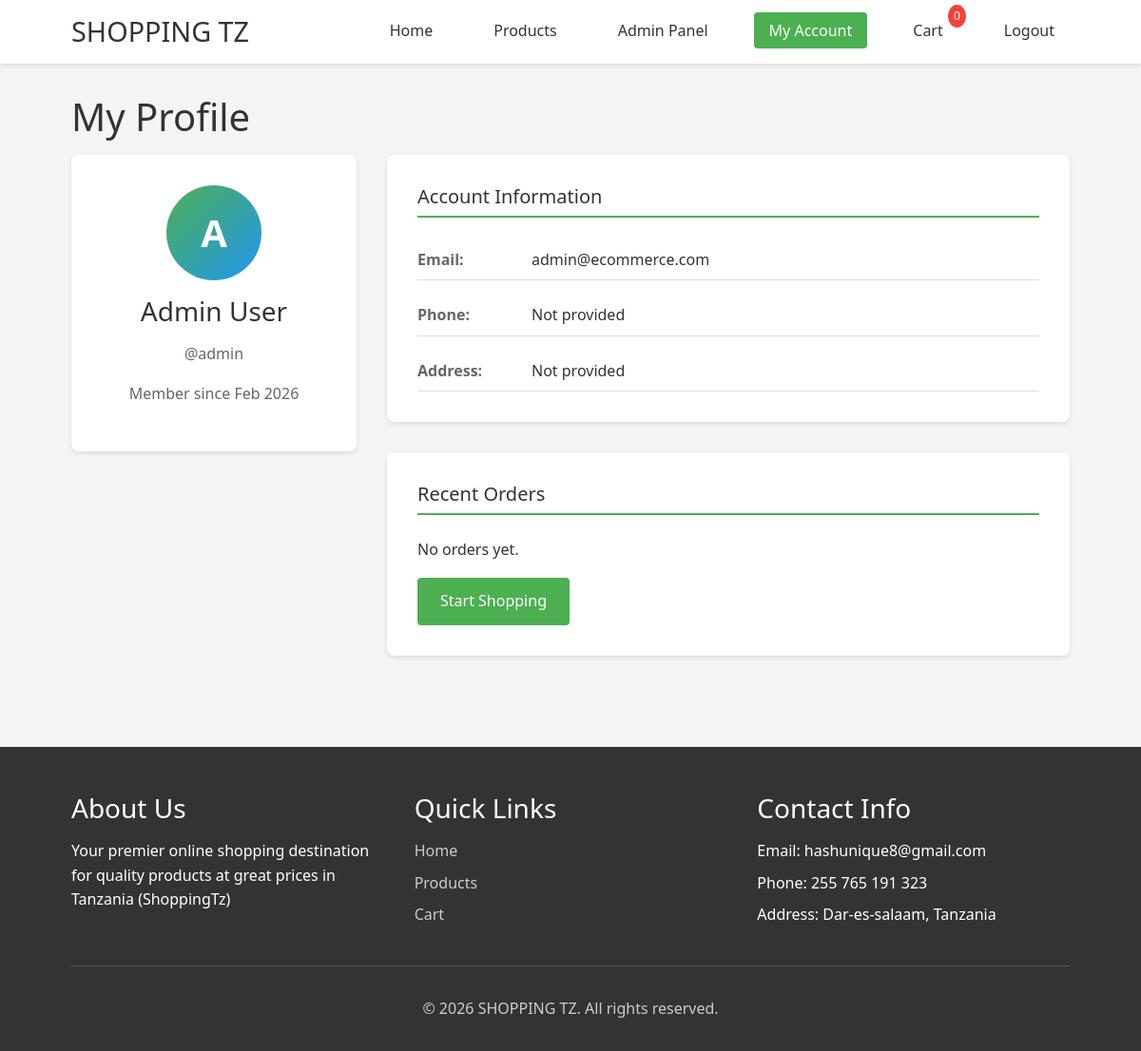
The app's page /profile.php (signed in) with its own data.
### tables this page shows
CREATE TABLE users (
    user_id INT PRIMARY KEY AUTO_INCREMENT,
    username VARCHAR(50) UNIQUE NOT NULL,
    email VARCHAR(100) UNIQUE NOT NULL,
    password VARCHAR(255) NOT NULL,
    full_name VARCHAR(100) NOT NULL,
    address TEXT,
    phone VARCHAR(20),
    role ENUM('admin', 'customer') DEFAULT 'customer',
    created_at TIMESTAMP DEFAULT CURRENT_TIMESTAMP,
    updated_at TIMESTAMP DEFAULT CURRENT_TIMESTAMP ON UPDATE CURRENT_TIMESTAMP
);

### includes/auth.php (called while the page is built, shortened)
<?php
class Auth {
    private $db;
    public function __construct() {
        $this->db = Database::getInstance();
    }
    public function getUserById($user_id) {
        $conn = $this->db->getConnection();
        $stmt = $conn->prepare("SELECT user_id, username, email, full_name, phone, address, role, created_at FROM users WHERE user_id = ?");
        $stmt->bind_param("i", $user_id);
        $stmt->execute();
        $result = $stmt->get_result();
        return $result->fetch_assoc();
    }
}
?>

### profile.php (the view, shortened to what this page needs)
<?php
require_once 'includes/auth.php';
$auth = new Auth();
$db = Database::getInstance();
$conn = $db->getConnection();
$user = $auth->getUserById($_SESSION['user_id']);
$stmt = $conn->prepare("
    SELECT * FROM orders
    WHERE user_id = ?
    ORDER BY order_date DESC
    LIMIT 10
");
$stmt->bind_param("i", $_SESSION['user_id']);
$stmt->execute();
$orders = $stmt->get_result()->fetch_all(MYSQLI_ASSOC);
?>
<?php include 'includes/header.php'; ?>
<div class="container">
    <div class="profile-container">
        <h1>My Profile</h1>
        <div class="profile-grid">
            <div class="profile-sidebar">
                <div class="profile-card">
                    <div class="profile-avatar">
                        <span><?php echo strtoupper(substr($user['full_name'], 0, 1)); ?></span>
                    </div>
                    <h3><?php echo htmlspecialchars($user['full_name']); ?></h3>
                    <p class="text-muted">@<?php echo htmlspecialchars($user['username']); ?></p>
                    <p class="text-muted">Member since <?php echo date('M Y', strtotime($user['created_at'])); ?></p>
                </div>
            </div>
            <div class="profile-main">
                <div class="profile-section">
                    <h2>Account Information</h2>
                    <div class="info-grid">
                        <div class="info-item">
                            <label>Email:</label>
                            <span><?php echo htmlspecialchars($user['email']); ?></span>
                        </div>
                        <div class="info-item">
                            <label>Phone:</label>
                            <span><?php echo htmlspecialchars($user['phone'] ?? 'Not provided'); ?></span>
                        </div>
                        <div class="info-item">
                            <label>Address:</label>
                            <span><?php echo htmlspecialchars($user['address'] ?? 'Not provided'); ?></span>
                        </div>
                    </div>
                </div>
                <div class="profile-section">
                    <h2>Recent Orders</h2>
                    <?php if (empty($orders)): ?>
                        <p>No orders yet.</p>
                        <a href="products.php" class="btn btn-primary">Start Shopping</a>
                    <?php endif; ?>
                </div>
            </div>
        </div>
    </div>
</div>
<?php include 'includes/footer.php'; ?>

### assets/css/style.css (style rules this page uses)
:root { --primary-color: #4CAF50; --secondary-color: #2196F3; --danger-color: #f44336; --warning-color: #ff9800; --dark-color: #333; --light-color: #f4f4f4; --border-color: #ddd; --text-color: #333; --text-light: #666; --white: #fff; --black: #000; --shadow: 0 2px 5px rgba(0,0,0,0.1); --shadow-lg: 0 5px 15px rgba(0,0,0,0.2); }
* { margin: 0; padding: 0; box-sizing: border-box; }
body { font-family: 'Segoe UI', Tahoma, Geneva, Verdana, sans-serif; line-height: 1.6; color: var(--text-color); background-color: var(--light-color); }
.container { width: 90%; max-width: 1200px; margin: 0 auto; padding: 0 15px; }
h1, h2, h3, h4, h5, h6 { margin-bottom: 1rem; font-weight: 500; line-height: 1.2; }
h1 { font-size: 2.5rem; }
h2 { font-size: 2rem; }
h3 { font-size: 1.75rem; }
p { margin-bottom: 1rem; }
a { color: var(--primary-color); text-decoration: none; transition: color 0.3s ease; }
.btn { display: inline-block; padding: 0.75rem 1.5rem; border: none; border-radius: 4px; font-size: 1rem; font-weight: 500; text-align: center; cursor: pointer; transition: all 0.3s ease; }
.btn-primary { background-color: var(--primary-color); color: var(--white); }
.profile-container { max-width: 1200px; margin: 2rem auto; }
.profile-grid { display: grid; grid-template-columns: 300px 1fr; gap: 2rem; }
.profile-card { background-color: var(--white); padding: 2rem; border-radius: 8px; box-shadow: var(--shadow); text-align: center; }
.profile-avatar { width: 100px; height: 100px; background: linear-gradient(135deg, var(--primary-color), var(--secondary-color)); border-radius: 50%; margin: 0 auto 1rem; display: flex; align-items: center; justify-content: center; color: white; font-size: 2.5rem; font-weight: bold; }
.profile-section { background-color: var(--white); padding: 2rem; border-radius: 8px; box-shadow: var(--shadow); margin-bottom: 2rem; }
.profile-section h2 { margin-top: 0; margin-bottom: 1.5rem; font-size: 1.25rem; color: var(--text-color); border-bottom: 2px solid var(--primary-color); padding-bottom: 0.5rem; }
.info-grid { display: grid; gap: 1rem; }
.info-item { display: grid; grid-template-columns: 120px 1fr; padding: 0.5rem 0; border-bottom: 1px solid var(--border-color); }
.info-item label { font-weight: 600; color: var(--text-light); }
.info-item span { color: var(--text-color); }
.text-muted { color: var(--text-light); }

### records on screen
users: full_name "A", full_name "Admin User", username "admin", created_at "Feb 2026", email "admin@ecommerce.com", phone "Not provided", address "Not provided"

### other values on screen
SITE_NAME "SHOPPING TZ"
